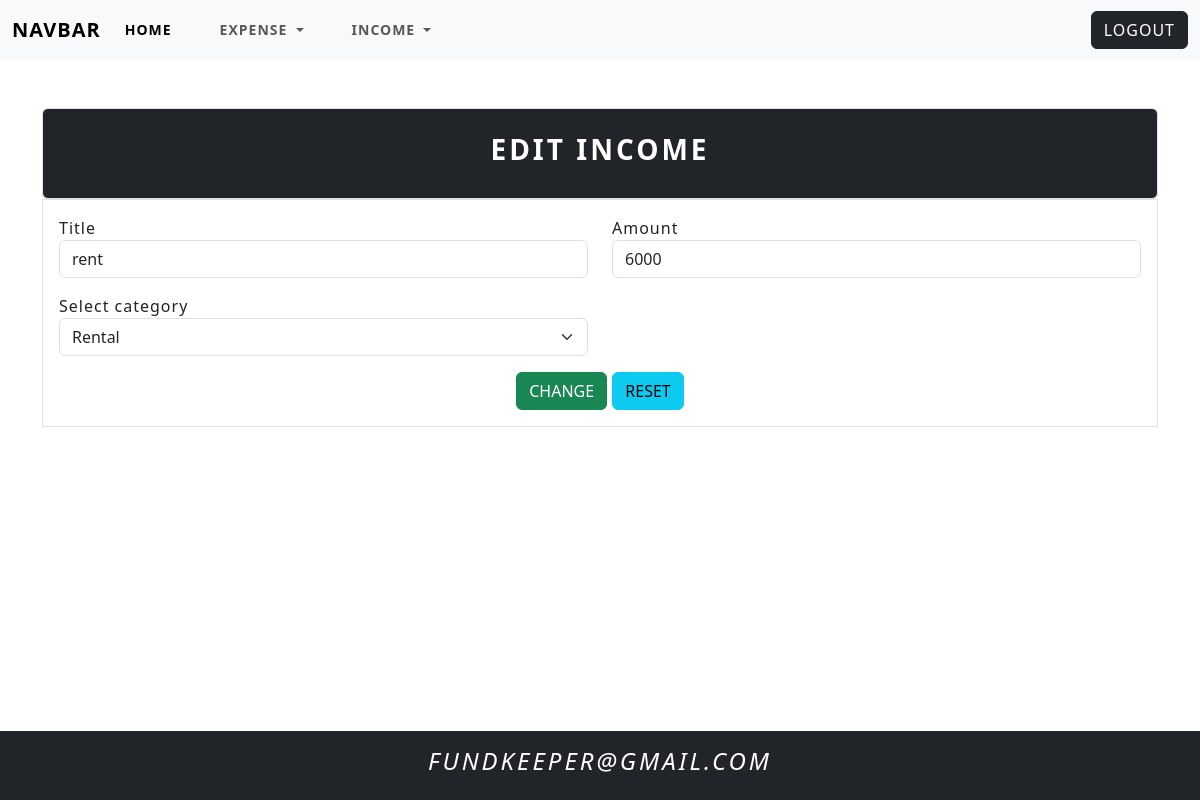
/income/2/change/ (signed in), run on the app's committed database.
### budget/models.py (models this page shows, shortened)
class Income(models.Model):
    title=models.CharField(max_length=200)
    amount=models.PositiveIntegerField()
    income_categories = (
        ("Salary", "Salary"),
        ("Business", "Business"),
        ("Investment", "Investment"),
        ("Rental", "Rental"),
        ("Interest", "Interest"),
        ("Dividend", "Dividend"),
        ("Royalty", "Royalty"),
        ("Capital", "Capital"),
        ("Pension", "Pension"),
        ("SocialSecurity", "SocialSecurity")
    )
    category=models.CharField(max_length=200,choices=income_categories,default="Salary")
    user_object=models.ForeignKey(User,on_delete=models.CASCADE)
    created_date=models.DateTimeField(auto_now_add=True)

### budget/views.py (the view, shortened to what this page needs)
# urls.py: path("income/<int:pk>/change/",views.IncomeUpdateView.as_view(),name="income-update"),
@method_decorator(signin_required,name="dispatch")
class IncomeUpdateView(View):
    def get(self,request,*args,**kwargs):
        id=kwargs.get("pk")
        income_object=Income.objects.get(id=id)
        form_instance=IncomeForm(instance=income_object)
        return render(request,"income_edit.html",{"form":form_instance})

### budget/forms.py
class IncomeForm(forms.ModelForm):
    class Meta:
        model=Income
        exclude=("id","created_date","user_object")
        widgets={
            "title":forms.TextInput(attrs={"class":"form-control"}),
            "amount":forms.NumberInput(attrs={"class":"form-control"}),
            "category":forms.Select(attrs={"class":"form-control form-select"}),
        }

### budget/templates/income_edit.html (shortened to what this page needs)
{%extends 'base.html'%}
{%block main_block%}
<div class="container mt-5">
    <div>
       <div class="bg-dark text-white p-4 border rounded">
            <h3 class="fw-bold text-center">Edit Income</h3>
        </div>
        <form action="" method="post" class="border p-3">
            <div class="mb-3">
                <div class="row">
                 <div class="col-6">
                     <label for="">Title</label>
                     {{form.title}}
                 </div>
                 <div class="col-6">
                     <label for="">Amount</label>
                     {{form.amount}}
                 </div>
                </div>
             </div>
             <div class="mb-3">
                 <div class="row">
                  <div class="col-6">
                      <label for="">Select category</label>
                      {{form.category}}
                  </div>
                 </div>
              </div>
              <div class="d-flex justify-content-center">
                <div>
                 <button type="submit" class="btn btn-success">Change</button>
                 <button type="reset" class="btn btn-info">Reset</button>
                </div>
              </div>
        </form>
    </div>
</div>
{%endblock%}

### data on the page
Income: title "rent", amount "6000", category "Rental"
